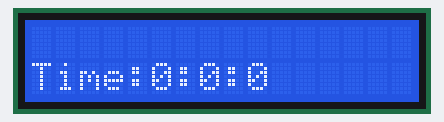
Bench run of a sketch on a simulated Arduino Uno, built with avr-gcc and run on an emulated ATmega328P. On the bench: 16×2 character LCD.

Above: at 0.1 s.
At 6.0 s:
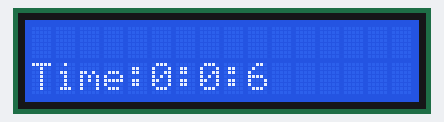
At 12.0 s:
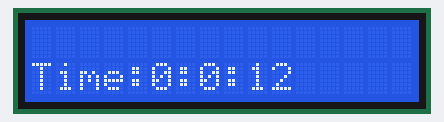
At 21.0 s:
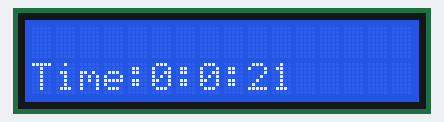
At 30.0 s:
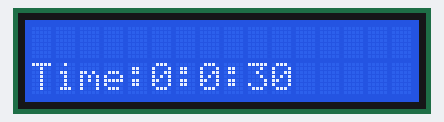
At 39.0 s:
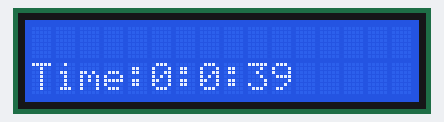

The sketch:

clock.ino
```cpp
unsigned long startMillis;  //some global variables available anywhere in the program
unsigned long currentMillis;
unsigned long seconds;
int minutes;
int hours;
unsigned long num_60_s;
unsigned long num_60_m;
const unsigned long period = 1000;  //the value is a number of milliseconds

// include the library code:
#include <LiquidCrystal.h>

// Creates an LCD object. Parameters: (rs, enable, d4, d5, d6, d7)
LiquidCrystal lcd(12, 11, 5, 4, 3, 2);

void setup() {
  Serial.begin(9600); // Starts the serial communication
     // set up the LCD's number of columns and rows:
  lcd.begin(16, 2);
    // Clears the LCD screen
  lcd.clear();
  seconds = 0;
  num_60_s = 0;
  num_60_m = 0;
  minutes = 0;
  hours = 0;
  startMillis = millis();  //initial start time
}

void loop() {
 currentMillis = millis();  //get the current "time" (actually the number of milliseconds since the program started)
  // set the cursor to column 0, line 1
  // (note: line 1 is the second row, since counting begins with 0):
  lcd.setCursor(0, 1);
  lcd.print("                ");
  // Print a message to the LCD.
  unsigned long current_time = (currentMillis+startMillis);
  seconds = current_time/1000 - 60*num_60_s;
  minutes = current_time/1000/60 - 60*num_60_m;
  hours = minutes/60;
  if(seconds == 60){
    num_60_s += 1;
  }
  if(minutes == 60){
    hours += 1;
    num_60_m += 1;
  }
  lcd.setCursor(0, 1);
  lcd.print("Time:");
  lcd.print(hours);
  lcd.print(":");
  lcd.print(minutes);
  lcd.print(":");
  lcd.print(seconds);
}
```

Measured:
- what the display in image 1 shows lasts 1.1 s, from 5.9 s to 7.0 s
